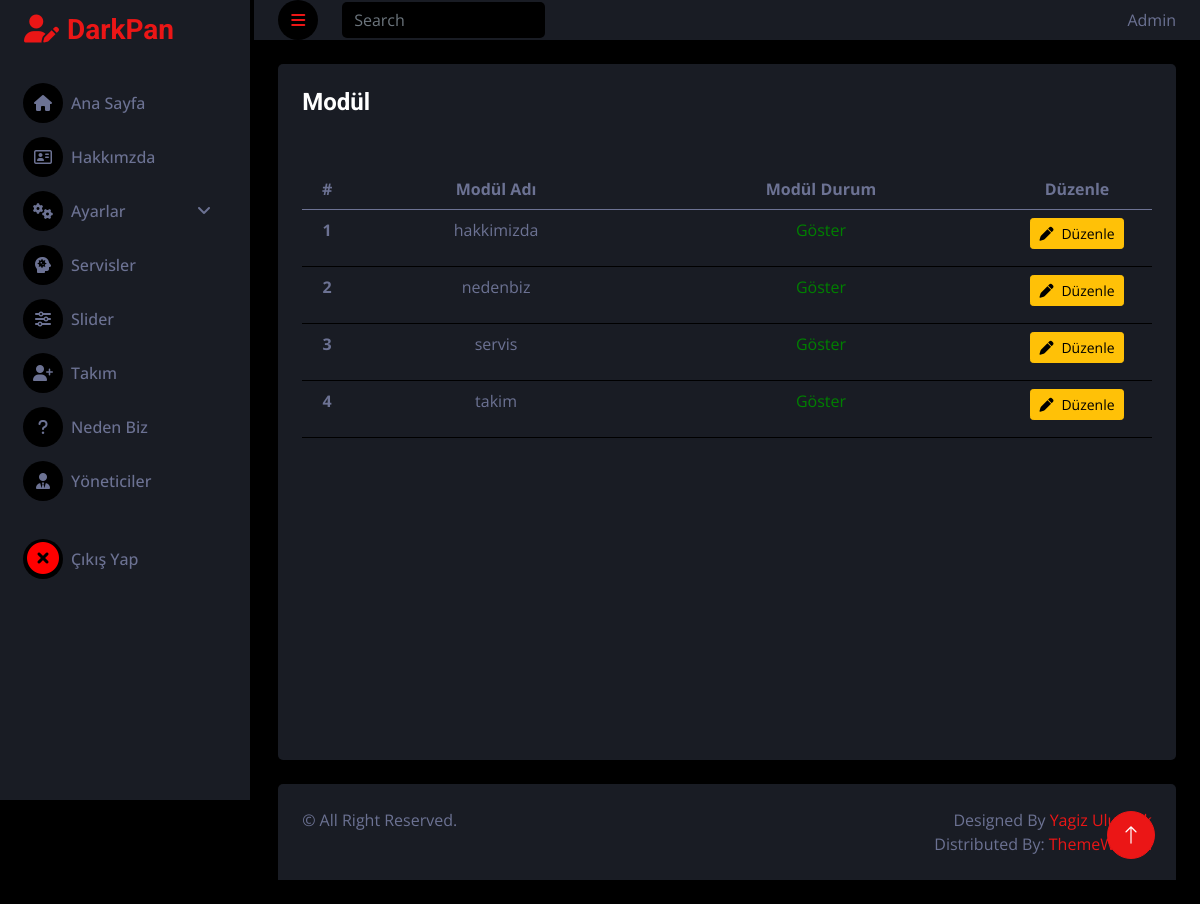
/admin/pages/modul.php (signed in), run on the app's committed database.
### tables this page shows
CREATE TABLE `modul` (
  `modul_id` int(11) NOT NULL,
  `modul_ad` varchar(100) NOT NULL,
  `modul_sira` int(11) NOT NULL,
  `modul_durum` tinyint(1) NOT NULL
);

### admin/controller/modul.controller.php (called while the page is built, shortened)
<?php
    $Veri = new Veri();
    $VeriGetir = $Veri->veriGetir("modul");
?>

### admin/classes/functions.class.php (called while the page is built, shortened)
<?php
class Veri extends Db
{
    private $tablolar = ['slider','servis','hakkimizda', 'nedenbiz', 'takim', 'ayar', 'yonetici', 'modul'];
    public function veriGetir($tablo_Ad)
    {
        if(in_array($tablo_Ad, $this->tablolar)){
            $this->tablo_ad = $tablo_Ad;
            $query = "SELECT * FROM ".$this->tablo_ad;
            $stmt = $this->connect()->prepare($query);
            $stmt->execute();
            return $stmt->fetchAll();
        }
        else{
            echo "Girdiğiniz Tablo Adı Mevcut değildur.";
        }
    }
}
?>

### admin/classes/db.class.php (called while the page is built)
<?php
class Db
{
    private $host = "localhost";
    private $username = "root";
    private $password = "";
    private $dbname = "kurumsal-tanitim";
    protected function connect()
    {
        try
        {
            $dsn = "mysql:host=".$this->host.";dbname=".$this->dbname;
            $pdo = new PDO($dsn,$this->username,$this->password);
            $pdo->setAttribute(PDO::ATTR_ERRMODE, PDO::ERRMODE_EXCEPTION);
            $pdo->setAttribute(PDO::ATTR_DEFAULT_FETCH_MODE, PDO::FETCH_OBJ);
            return $pdo;
        }
        catch(PDOException $e)
        {
            echo "Bağlantı Hatası: ".$e->getMessage();
        }
    }
}
?>

### admin/pages/modul.php (the view, shortened to what this page needs)
<?php
require_once('../classes/db.class.php');
include "../classes/functions.class.php";
include "../inc/_header.php";
include "../controller/modul.controller.php";
?>
<?php
if(!isset($_SESSION["yonetici_username"]))
{
    header("location:login.php");
}
else
{
    ?>
        <body>
            <div class="container-fluid position-relative d-flex p-0">,
                <?php include "../inc/_sidebar.php";?>
                <div class="content">
                    <?php include "../inc/_navbar.php";?>
                    <div class="container-fluid pt-4 px-4">
                        <div class="row g-4" style="min-height: 90vh;">
                            <div class="col-sm-12 col-xl-12">
                                <div class="bg-secondary rounded h-100 p-4">
                                    <h4 style="margin-bottom: 32px;">Modül</h4>
                                    <div class="table-responsive">
                                        <?php
                                        if($VeriGetir)
                                        {
                                        ?>
                                            <table class="table text-center" style="margin-top: 20px;">
                                                <thead>
                                                    <tr>
                                                        <th scope="col" style="width:50px;">#</th>
                                                        <th scope="col">Modül Adı</th>
                                                        <th scope="col">Modül Durum</th>
                                                        <th scope="col" style="width:150px;">Düzenle</th>
                                                    </tr>
                                                </thead>
                                                <?php
                                                foreach($VeriGetir as $veri)
                                                {
                                                ?>
                                                    <tr class="text-center">
                                                        <th scope="row"><?php echo $veri->modul_id?></th>
                                                        <td><?php echo $veri->modul_ad?></td>
                                                        <td>
                                                            <?php
                                                                if($veri->modul_durum == 1)
                                                                {
                                                                    echo "<p style = 'color:green;'>Göster</p>";
                                                                }
                                                                else
                                                                {
                                                                    echo "<p style = 'color:red;'>Gizli</p>";
                                                                }
                                                            ?>
                                                        </td>
                                                        <td><a href="./modul-duzenle.php?modul_id=<?php echo $veri->modul_id?>&islem=mdlguncelle" class="btn btn-warning btn-sm"><i class="fa fa-pen me-2"></i>Düzenle</a></td>
                                                    </tr>
                                                <?php
                                                }
                                                ?>
                                            </table>
                                        <?php
                                        }
                                        ?>
                                    </div>
                                </div>
                            </div>
                        </div>
                    </div>
                    <?php include "../inc/_footer.php";?>
                </div>
                <a href="#" class="btn btn-lg btn-primary btn-lg-square back-to-top">
                    <i class="bi bi-arrow-up"></i>
                </a>
            </div>
        </body>
        </html>
    <?php
}
?>

### admin/css-js/style.css (style rules this page uses)
:root { --primary: #EB1616; --secondary: #191C24; --light: #6C7293; --dark: #000000; }
.back-to-top { position: fixed; display: none; right: 45px; bottom: 45px; z-index: 99; }
.btn { transition: .5s; }
.btn-lg-square { width: 48px; height: 48px; }
.btn-square, .btn-sm-square, .btn-lg-square { padding: 0; display: inline-flex; align-items: center; justify-content: center; font-weight: normal; border-radius: 50px; }
.content { margin-left: 250px; min-height: 100vh; background: var(--dark); transition: 0.5s; }
@media (min-width: 992px) { .content { width: calc(100% - 250px); } }

### data on the page
modul: modul_id "1", modul_ad "hakkimizda", modul_durum "Göster"
modul: modul_id "2", modul_ad "nedenbiz", modul_durum "Göster"
modul: modul_id "3", modul_ad "servis", modul_durum "Göster"
modul: modul_id "4", modul_ad "takim", modul_durum "Göster"

### other printed values
$_SESSION["yonetici_adsoyad"] "Admin"
